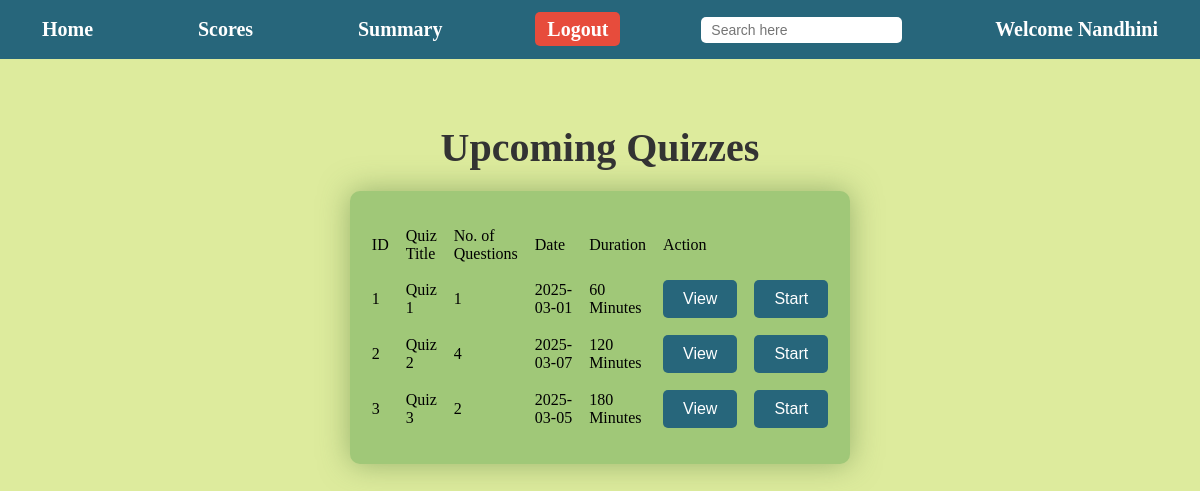
The app's page /userdb (signed in) with its own data.
### models.py (models this page shows)
class Quiz(data.Model):
    __tablename__='quizzes'
    quiz_id=data.Column(data.Integer,primary_key=True)
    quiz_title=data.Column(data.String(200),nullable=False)
    chap_id=data.Column(data.Integer,data.ForeignKey('chap.chap_id'),nullable=False)
    quiz_date=data.Column(data.Date,nullable=False)
    quiz_time=data.Column(data.Integer,nullable=False)
    quiz_score=data.relationship('Scores',backref='Quiz',lazy=True)
    quiz_ques=data.relationship('Questions',backref='Quiz',lazy=True)
    @property
    def question(self):
        return len(self.quiz_ques)

### app.py (the view)
@application.route('/userdb',methods=['GET','POST'])
def userdb():
    if 'name' not in session:
        flash('please login')
        return redirect(url_for('Login'))
    quiz=Quiz.query.all()
    return render_template('User_Dashboard.html',quiz=quiz,request_path=request.path)

### templates/User_Dashboard.html (shortened to what this page needs)
{% extends 'index.html' %}
{% block navbar %}
{% include 'user-navbar.html' %}
{% endblock %}
{% block content %}
<center>
    <div id="userdashboard">
        <table>
            <h1>Upcoming Quizzes</h1>
            <tr>
                <td>ID</td>
                <td>Quiz Title</td>
                <td>No. of Questions</td>
                <td>Date</td>
                <td>Duration</td>
                <td>Action</td>
            </tr>
            {% for q in quiz %}
            <tr>
                <td>{{ q.quiz_id }}</td>
                <td>{{ q.quiz_title }}</td>
                <td>{{ q.question }}</td>
                <td>{{q.quiz_date}}</td>
                <td>{{q.quiz_time}} Minutes</td>
                <td><a href="{{ url_for('user_view_quiz',quiz_id=q.quiz_id)}}"><button id="viewquiz">View</button></a>
                <td>
                    <a href="{{ url_for('user_start_quiz', quiz_id=q.quiz_id) }}"><button id="startquiz">Start</button></a>
                </td>
                </td>
            </tr>
            {% endfor %}
        </table>
    </div>
</center>
{% endblock %}

### static/style.css (style rules this page uses)
#index-page { background-color: #DDEB9D; margin: 0; padding: 0; }
#index-page center { display: flex; flex-direction: column; align-items: center; justify-content: center; height: auto; padding: 20px; }
#index-page table { display: flex; justify-content: center; align-items: center; width: 100%; max-width: 500px; margin: 20px auto; border-spacing: 15px; background-color: #A0C878; padding: 20px; border-radius: 10px; box-shadow: 0 0 30px rgba(80, 120, 60, 0.5); ; }
#index-page input[type="text"], #index-page input[type="email"], #index-page input[type="password"], #index-page input[type="date"], #index-page button[type="submit"], #index-page button { background-color: azure; width: 100%; padding: 10px; border: 1px solid #ccc; border-radius: 5px; font-size: 1em; box-sizing: border-box; }
#index-page input[type="text"]:hover, #index-page input[type="email"]:hover, #index-page input[type="password"]:hover, #index-page input[type="date"]:hover, #index-page button[type="submit"]:hover, #index-page button { width: 100%; padding: 10px; border: 1px solid grey; border-radius: 5px; font-size: 1em; box-sizing: border-box; }
#index-page input[type="submit"], #index-page input[type="button"], #index-page button[type="button"], #index-page input[type="reset"], #index-page button[type="submit"], #index-page button[type="button"], #index-page button { width: auto; padding: 10px 20px; background-color: #27667B; color: white; font-size: 1em; border: none; border-radius: 5px; cursor: pointer; transition: background-color 0.3s; }
#index-page h1 { color: #333; font-size: 2.5em; margin-bottom: 10px; }
table { display: flex; flex-wrap: wrap; gap:20px; justify-content: flex-start; }

### records on screen
Quiz: quiz_id "1", quiz_title "Quiz 1", question "1", quiz_date "2025-03-01", quiz_time "60"
Quiz: quiz_id "2", quiz_title "Quiz 2", question "4", quiz_date "2025-03-07", quiz_time "120"
Quiz: quiz_id "3", quiz_title "Quiz 3", question "2", quiz_date "2025-03-05", quiz_time "180"

### other values on screen
{{ session['name'] }} "Nandhini"
